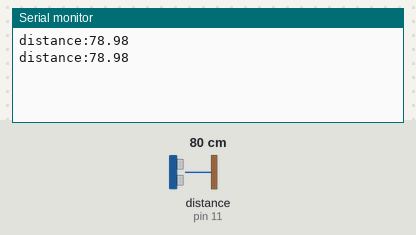
This sketch was run on a simulated Arduino Uno, built with avr-gcc and run on an emulated ATmega328P. Shown: the last lines printed to the serial monitor. Wiring (inferred from the names in the program): ultrasonic range finder: trigger pin 12; echo pin 11. The test bench sets the inputs (shaded band); at power-on: distance to the obstacle (sensor on pin 11) 80 cm. The echo pulse lasts 58.3 µs per cm.

Above: at 1.8 s.
1.9 s: distance to the obstacle (sensor on pin 11) set to 2 cm
At 2.8 s:
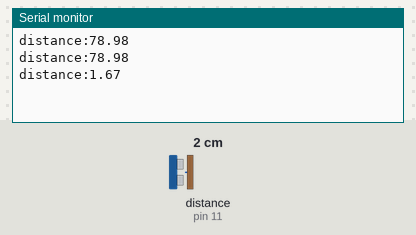
3.4 s: distance to the obstacle (sensor on pin 11) set to 4 cm
At 4.5 s:
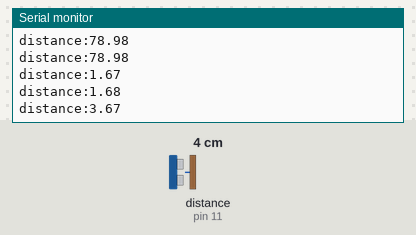
Timing chart, 0 to 6.4 s (numbered marks = the images above; inputs shaded):
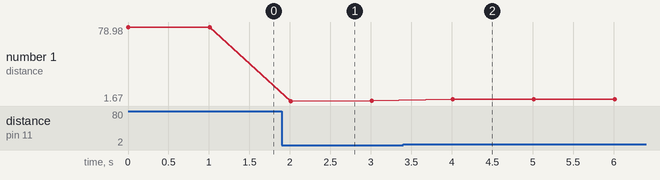

The sketch:

ultrasonic.ino
```cpp
int trigPin = 12; //trig Pin 12
int echoPin = 11; //echo Pin 11

void setup()
{
  Serial.begin(9600); //iniatializ serial communication
  pinMode(trigPin, OUTPUT); //set the trig pin as output
  pinMode(echoPin, INPUT); //set the echo pin as input
}

void loop()
{
  //send an ultrasonic signal
  digitalWrite(trigPin, LOW);
  delayMicroseconds(2);
  digitalWrite(trigPin, HIGH);
  delayMicroseconds(10);
  digitalWrite(trigPin, LOW);

  //read the time it takes signal to return
  long duration = pulseIn(echoPin, HIGH);

  //calculate the distance in cm (speed of son 0.346 m/s)
  float distance = (duration * 0.034) / 2;

  //display the distance in de serial monitor
  Serial.print("distance:");
  Serial.println(distance);
  delay(1000);//Wait 1 second before the next measurement

  //You can adjust this code according to your needs.


}
```

Measured:
- after the input at 1.9 s, the serial monitor: prints a new line after 0.11 s (image 1)
- after the input at 3.4 s, the serial monitor: prints a new line after 0.61 s (image 2)
- plotted number 1: 78.98 → 1.68 after the input at 1.9 s, 1.68 → 3.67 after the input at 3.4 s
